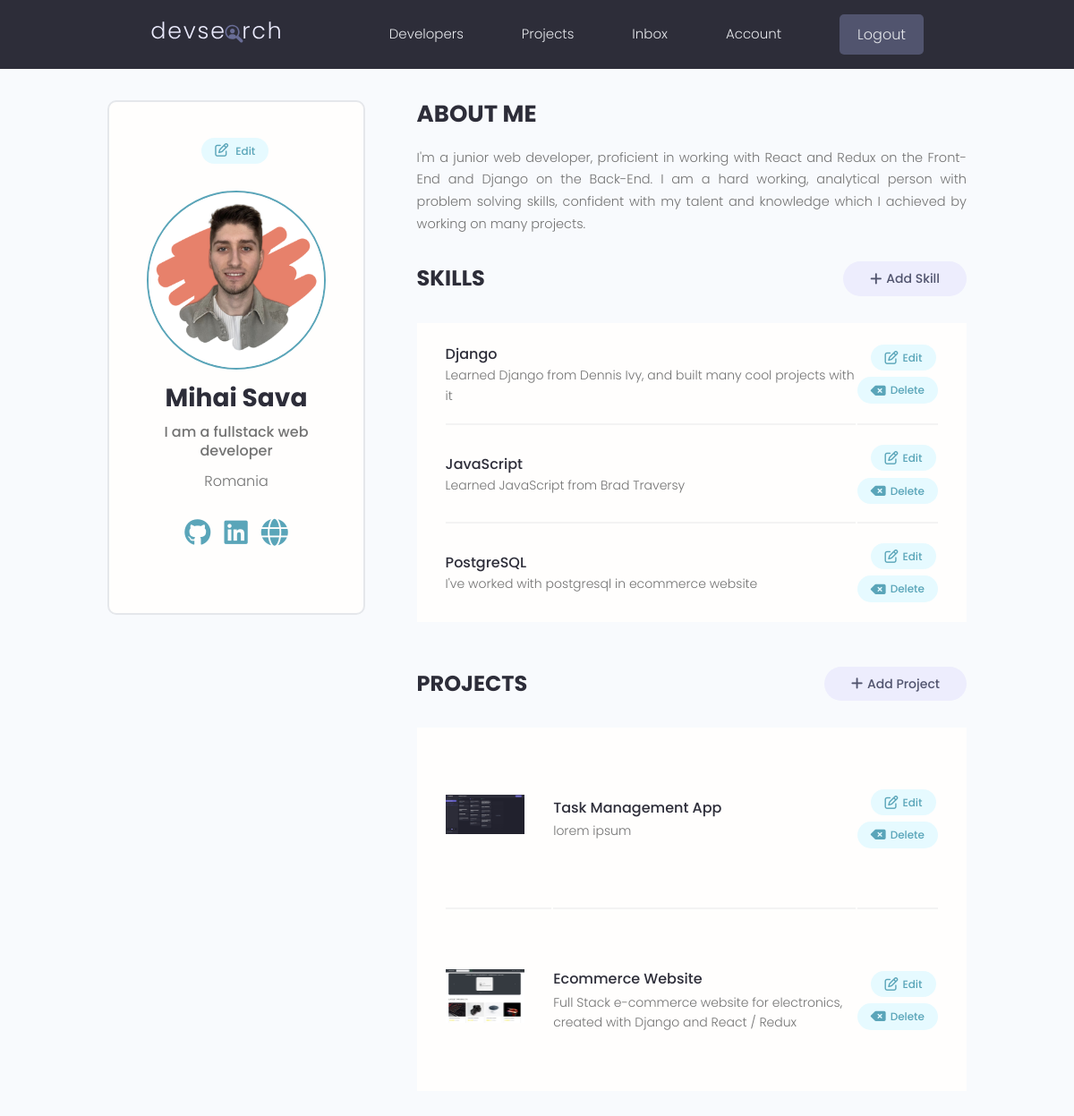
The app's page /account/ (signed in) with its own data.
### users/models.py (models this page shows, shortened)
class Profile(models.Model):
    user = models.OneToOneField(
        User, on_delete=models.CASCADE, null=True, blank=True)
    name = models.CharField(max_length=200, null=True, blank=True)
    email = models.EmailField(max_length=500, null=True, blank=True)
    username = models.CharField(max_length=200, null=True, blank=True)
    location = models.CharField(max_length=200, null=True, blank=True)
    short_intro = models.CharField(max_length=500, null=True, blank=True)
    bio = models.TextField(null=True, blank=True)
    profile_image = models.ImageField(
        null=True, blank=True, upload_to='profiles/', default='profiles/user-default.png')
    social_github = models.CharField(max_length=200, null=True, blank=True)
    social_twitter = models.CharField(max_length=200, null=True, blank=True)
    social_linkedin = models.CharField(max_length=200, null=True, blank=True)
    social_youtube = models.CharField(max_length=200, null=True, blank=True)
    social_website = models.CharField(max_length=200, null=True, blank=True)
    created = models.DateTimeField(auto_now_add=True)
    id = models.UUIDField(default=uuid.uuid4, unique=True,
                          primary_key=True, editable=False)
    class Meta:
        ordering = ['created']

class Skill(models.Model):
    owner = models.ForeignKey(
        Profile, on_delete=models.CASCADE, null=True, blank=True)
    name = models.CharField(max_length=200, null=True, blank=True)
    description = models.TextField(null=True, blank=True)
    created = models.DateTimeField(auto_now_add=True)
    id = models.UUIDField(default=uuid.uuid4, unique=True,
                          primary_key=True, editable=False)
    def __str__(self):
        return str(self.name)

### projects/models.py (models this page shows, shortened)
class Project(models.Model):
    owner = models.ForeignKey(
        Profile, null=True, blank=True, on_delete=models.CASCADE)
    title = models.CharField(max_length=200)
    description = models.TextField(null=True, blank=True)
    featured_imaged = models.ImageField(
        null=True, blank=True, default='default.jpg')
    demo_link = models.CharField(max_length=1000, null=True, blank=True)
    source_link = models.CharField(max_length=1000, null=True, blank=True)
    vote_total = models.IntegerField(default=0)
    vote_ratio = models.IntegerField(default=0)
    tags = models.ManyToManyField('Tag', blank=True)
    created = models.DateTimeField(auto_now_add=True)
    id = models.UUIDField(default=uuid.uuid4, unique=True,
                          primary_key=True, editable=False)
    class Meta:
        ordering = ['-vote_ratio', '-vote_total', 'title']
    @property
    def imageURL(self):
        try:
            img = self.featured_imaged
        except:
            img = ''
        return img

### users/views.py (the view)
# urls.py: path('account/', views.userAccount, name='user-account'),
@login_required(login_url='login')
def userAccount(request):
    profile = request.user.profile
    context = {'profile': profile}
    return render(request, 'users/account.html', context)

### users/templates/users/account.html (shortened to what this page needs)
{% extends 'main.html' %}
{% block body %}
    <main class="settingsPage profile my-md">
        <div class="container">
            <div class="layout">
            <div class="column column--1of3">
                <div class="card text-center">
                <div class="card__body dev">
                    <a class="tag tag--pill tag--main settings__btn" href="{% url 'edit-account' %}"><i class="fa-regular fa-pen-to-square"></i> Edit</a>
                    <img class="avatar avatar--xl dev__avatar" src="{{ profile.profile_image.url }}" />
                    <h2 class="dev__name">{{profile.name}}</h2>
                    <p class="dev__title">{{profile.short_intro}}</p>
                    <p class="dev__location">{{profile.location}}</p>
                    <ul class="dev__social">
                        {% if profile.social_github %}
                            <li>
                                <a title="Github" href="{{profile.social_github}}" target="_blank"><i class="fa-brands fa-github fa-2x"></i></a>
                            </li>
                        {% endif %}
                        {% if profile.social_linkedin %}
                            <li>
                            <a title="LinkedIn" href="{{profile.social_linkedin}}" target="_blank"><i class="fa-brands fa-linkedin fa-2x"></i></a>
                            </li>
                        {% endif %}
                        {% if profile.social_website %}
                            <li>
                            <a title="Personal Website" href="{{profile.social_website}}" target="_blank"><i class="fa-solid fa-globe fa-2x"></i></a>
                            </li>
                        {% endif %}
                    </ul>
                </div>
                </div>
            </div>
            <div class="column column--2of3">
                <div class="devInfo">
                <h3 class="devInfo__title">About Me</h3>
                <p class="devInfo__about">
                    {{profile.bio}}
                </p>
                </div>
                <div class="settings">
                <h3 class="settings__title">Skills</h3>
                <a class="tag tag--pill tag--sub settings__btn tag--lg" href="{% url 'create-skill' %}"><i class="fa-solid fa-plus"></i> Add Skill</a>
                </div>
                <table class="settings__table">
                    {% for skill in profile.skill_set.all %}
                        <tr>
                            <td class="settings__tableInfo">
                            <h4>{{ skill }}</h4>
                            {% if skill.description %}
                            <p>
                                {{skill.description}}
                            </p>
                            {% endif %}
                            </td>
                            <td class="settings__tableActions">
                            <a class="tag tag--pill tag--main settings__btn" href="{% url 'update-skill' skill.id %}"><i class="fa-regular fa-pen-to-square"></i> Edit</a>
                            <a class="tag tag--pill tag--main settings__btn" href="{% url 'delete-skill' skill.id %}?next=/account"><i class="fa-solid fa-delete-left"></i>
                                Delete</a>
                            </td>
                        </tr>
                    {% endfor %}
                </table>
                <div class="settings">
                <h3 class="settings__title">Projects</h3>
                <a class="tag tag--pill tag--sub settings__btn tag--lg" href="{% url 'create-project' %}"><i class="fa-solid fa-plus"></i> Add Project</a>
                </div>
                <table class="settings__table">
                    {% for project in profile.project_set.all %}
                    <tr>
                        <td class="settings__thumbnail">
                        <a href="{% url 'project' project.id %}"><img src="{{project.imageURL.url}}" alt="Project Thumbnail" /></a>
                        </td>
                        <td class="settings__tableInfo">
                        <a href="{% url 'project' project.id %}">{{project.title}}</a>
                        <p>
                           {{project.description|slice:"150"}}
                        </p>
                        </td>
                        <td class="settings__tableActions">
                        <a class="tag tag--pill tag--main settings__btn" href="{% url 'update-project' project.id %}"><i class="fa-regular fa-pen-to-square"></i> Edit</a>
                        <a class="tag tag--pill tag--main settings__btn" href="{% url 'delete-project' project.id %}?next=/account"><i class="fa-solid fa-delete-left"></i>
                            Delete</a>
                        </td>
                    </tr>
                    {% endfor %}
                </table>
            </div>
            </div>
        </div>
    </main>
{% endblock %}

### static/styles/app.css (style rules this page uses)
:root { --color-sub: #2d2d39; }
.card { border: 2px solid var(--color-light); }
img { width: 100%; }
.tag > i { font-size: 1.5rem; margin-right: 0.5rem; }
.profile .card > .dev { padding: 4rem; }
.dev__avatar { display: block; margin: auto; }
.dev__name { color: var(--color-sub); font-size: 2.8rem; font-weight: 700; margin-top: 1rem; margin-bottom: 0.5rem; }
.dev__title { font-size: 1.6rem; font-weight: 500; line-height: 1.3; }
.dev__location { margin-top: 1rem; }
.dev__social { margin: 3rem 0; list-style: none; display: flex; justify-content: center; gap: 1.5rem; }
.devInfo { margin-bottom: 3rem; }
.devInfo__title, .devInfo__subtitle { font-size: 2.6rem; color: var(--color-sub); text-transform: uppercase; font-weight: 700; margin-bottom: 1.5rem; }
.devInfo__about, .devSkill__info { font-size: 1.45rem; line-height: 1.7; text-align: justify; }
.settingsPage .dev > .settings__btn { display: inline-block; margin-bottom: 3rem; }
.settings { display: flex; justify-content: space-between; align-items: center; }
.settings__title { font-size: 2.4rem; text-transform: uppercase; font-weight: 700; color: var(--color-sub); }
.settings__table { margin-top: 3rem; margin-bottom: 5rem; padding: 0 3rem; background: var(--color-white); }
.settings__table tr { width: 100%; }
.settings__table tr > td { padding: 2rem 0; }
.settings__table tr:not(:last-child) td { border-bottom: 2px solid var(--color-white-light); }
.settings__thumbnail { width: 23%; min-width: 10rem; }
.settings__thumbnail img { padding-right: 3rem; height: 15rem; object-fit: contain; }
.settings__tableInfo { width: 100%; }
.settings__tableInfo h4, .settings__tableInfo a { padding-right: 1rem; width: auto; font-size: 1.6rem; font-weight: 500; color: var(--color-sub); }
.settings__tableInfo p { font-size: 1.4rem; }
.settings__tableActions { text-align: right; }

### static/uikit/styles/modules/_variables.css (style rules this page uses)
:root { --color-main: #5aa5b9; --color-main-light: #e6faff; --color-sub: #3f4156; --color-sub-light: #51546e; --color-sub-lighter: #ededfd; --color-text: #737373; --color-gray: #8b8b8b; --color-light: #e5e7eb; --color-light-gray: #767676; --color-bg: #f8fafd; --color-white: #fffefd; --color-white-light: #f3f3f3; --color-success: #359e64; --color-success-bg: #def8e8; --color-error: #fc4b0b; --color-error-bg: #fff2ee; --font-base: 'Poppins', arial, helvetica, 'Segoe UI', roboto, ubuntu, sans-serif; --font-monospace: 'Fira Code', 'Courier New', courier, monospace; --font-regular: 300; --font-medium: 500; --font-bold: 700; --generic-shadow: 1px 1px 5px #00000010; --generic-transition: all 0.3s ease-in-out; }

### static/uikit/styles/modules/_base.css (style rules this page uses)
* { margin: 0; padding: 0; box-sizing: border-box; text-rendering: optimizeLegibility; color: inherit; font-size: inherit; }
html { font-size: 50%; }
@media only screen and (min-width: 480px) { html { font-size: 56.25%; } }
@media only screen and (min-width: 1200px) { html { font-size: 62.5%; } }
body { line-height: 1.6; font-weight: 400; font-size: 1.5rem; color: var(--color-text); background-color: var(--color-bg); min-height: 100vh; }

### static/uikit/styles/modules/_typography.css (style rules this page uses)
* { font-family: var(--font-base); }
h2 { font-size: 3.6rem; font-weight: var(--font-bold); }
h3 { font-size: 3.2rem; font-weight: var(--font-medium); }
h4 { font-size: 2.8rem; font-weight: var(--font-medium); }
p, span, strong { font-size: 1.6rem; color: var(--color-text); font-weight: var(--font-regular); }
a { padding-bottom: 2px; text-decoration: none; display: inline-block; color: var(--color-main); font-weight: var(--font-medium); }

### static/uikit/styles/modules/_utilities.css (style rules this page uses)
.container { width: 92%; max-width: 165rem; margin: 0 auto; box-sizing: border-box; }
@media screen and (min-width: 1000px) { .container { width: 90%; } }
@media screen and (min-width: 1200px) { .container { width: 80%; } }
.text-center { text-align: center; }
.my-md { margin: 3rem auto; }

### static/uikit/styles/modules/_avatar.css (style rules this page uses)
.avatar { border-radius: 50%; border: 2px solid var(--color-main); object-fit: cover; }
.avatar--xl { height: 20rem; width: 20rem; }

### static/uikit/styles/modules/_card.css (style rules this page uses)
.card { border-radius: 1rem; background-color: var(--color-white); border: 1.5px solid var(--color-light); width: auto; height: auto; margin-top: 0.5rem; margin-bottom: 0.5rem; overflow: hidden; }
.card__body, .card__header { padding: 2rem 2.5rem; }

### static/uikit/styles/modules/_layout.css (style rules this page uses)
.layout { display: flex; flex-flow: row wrap; justify-content: space-between; }
.layout > .column { margin-bottom: 3rem; }
.layout > .column.column--1of3 { flex-basis: 30%; }
.layout > .column.column--2of3 { flex-basis: 64%; }

### records on screen
Profile: profile_image (picture), name "Mihai Sava", short_intro "I am a fullstack web developer", location "Romania", bio "I'm a junior web developer, proficient in working with React and Redux on the Front-End and Django on the Back-End. I am a hard working, analytical person with problem solving skills, confident with my talent and knowledge which I achieved by working on many projects."
Skill: name "Django", description "Learned Django from Dennis Ivy, and built many cool projects with it"
Skill: name "JavaScript", description "Learned JavaScript from Brad Traversy"
Skill: name "PostgreSQL", description "I've worked with postgresql in ecommerce website"
Project: imageURL (picture), title "Task Management App", description "lorem ipsum"
Project: imageURL (picture), title "Ecommerce Website", description "Full Stack e-commerce website for electronics, created with Django and React / Redux"
